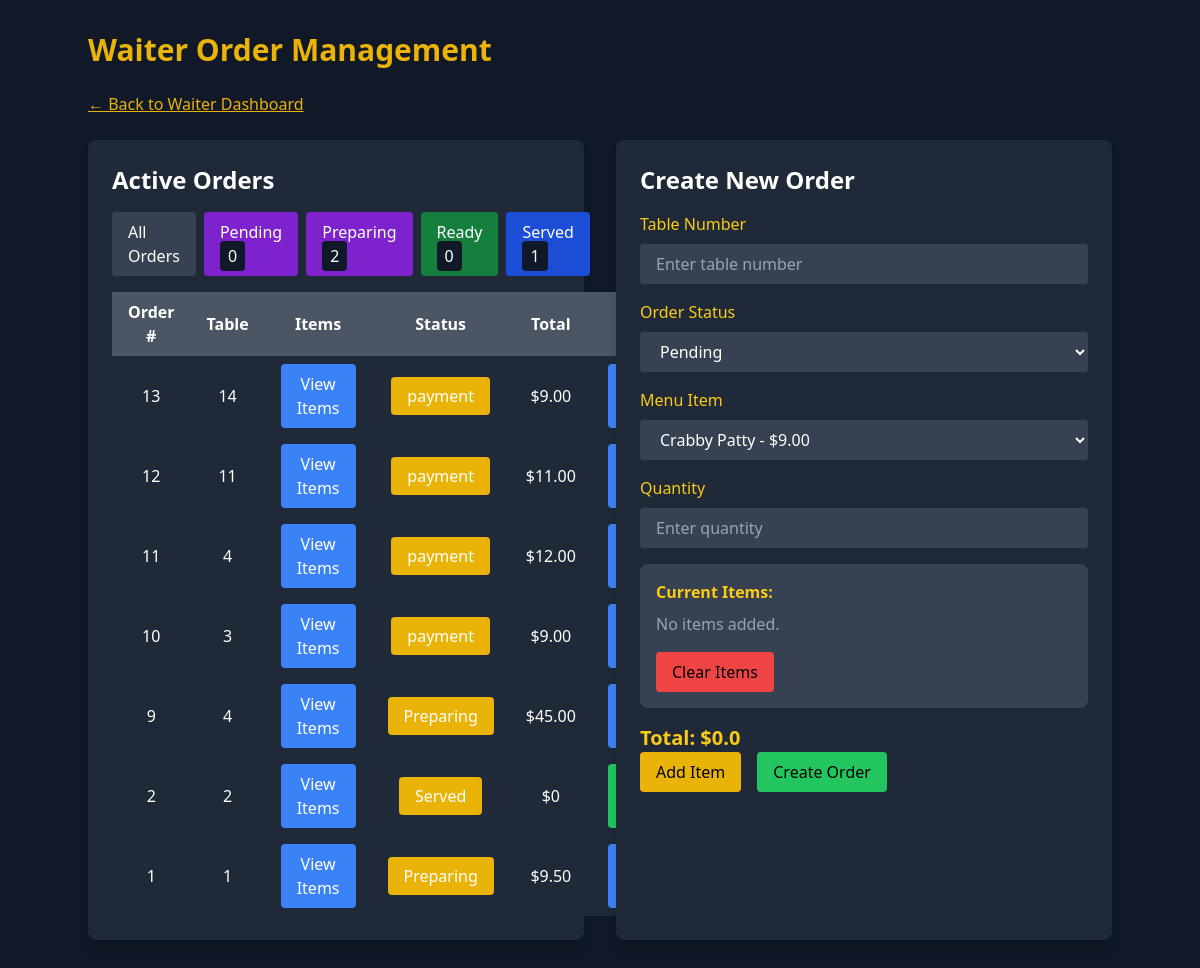
Page /order-management/order-management/ (signed in) on the earlier database version.
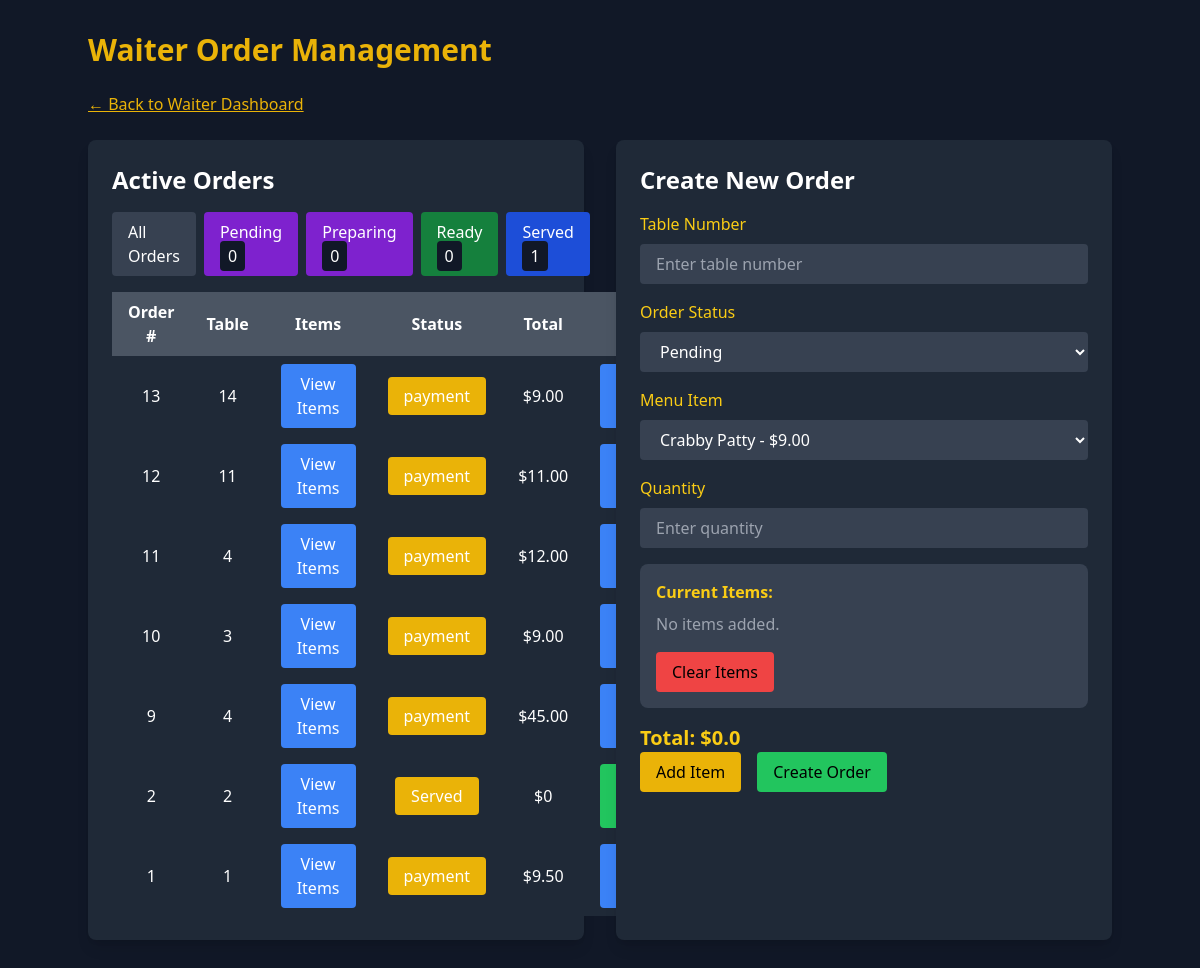
Same page on the later database version.
### order_management/models.py (models this page shows, shortened)
class Order(models.Model):
    STATUS_CHOICES = [
        ('pending', 'Pending'),
        ('preparing', 'Preparing'),
        ('ready', 'Ready'),
        ('served', 'Served'),
        ('completed', 'Completed'),
    ]
    PAYMENT_STATUS_CHOICES = [
        ('unpaid', 'Unpaid'),
        ('paid', 'Paid'),
    ]
    table_number = models.IntegerField()
    waiter = models.ForeignKey(User, on_delete=models.SET_NULL, null=True, related_name='orders')
    status = models.CharField(max_length=20, choices=STATUS_CHOICES, default='pending')
    payment_status = models.CharField(max_length=20, choices=PAYMENT_STATUS_CHOICES, default='unpaid')
    created_at = models.DateTimeField(auto_now_add=True)
    def total_amount(self):
        return sum(item.menu_item.price * item.quantity for item in self.items.all())
    class Meta:
        ordering = ['-created_at']

class OrderItem(models.Model):
    order = models.ForeignKey(Order, on_delete=models.CASCADE, related_name='items')
    menu_item = models.ForeignKey(MenuItem, on_delete=models.CASCADE)
    quantity = models.IntegerField(default=1)
    notes = models.TextField(blank=True, null=True)

### core/models.py (models this page shows, shortened)
class MenuItem(models.Model):
    name = models.CharField(max_length=100)
    description = models.TextField()
    price = models.DecimalField(max_digits=6, decimal_places=2)
    category = models.CharField(max_length=50)
    image = models.ImageField(upload_to='menu_images/', blank=True, null=True)
    ingredients = models.TextField(blank=True, null=True)
    available = models.BooleanField(default=True)

### order_management/views.py (the view, shortened to what this page needs)
# urls.py: path('order-management/', include('order_management.urls')),  # Link to order management app
@login_required
@user_passes_test(is_waiter_or_manager)  # Restrict access to waiters and managers
def order_management(request):
    status_filter = request.GET.get("status", "all")
    orders = Order.objects.all()
    if status_filter == "pending":
        orders = orders.filter(status="pending")
    elif status_filter == "preparing":
        orders = orders.filter(status="preparing")
    elif status_filter == "ready":
        orders = orders.filter(status="ready")
    elif status_filter == "served":
        orders = orders.filter(status="served")
    pending_orders = Order.objects.filter(status="pending")
    preparing_orders = Order.objects.filter(status="preparing")
    ready_orders = Order.objects.filter(status="ready")
    served_orders = Order.objects.filter(status="served")
    menu_items = MenuItem.objects.all()
    order_form = OrderForm(initial={'table_number': request.session.get("table_number", "")})  # Retain table number
    order_item_form = OrderItemForm()
    total_price = float(request.session.get("total_price", 0))
    order_items = request.session.get("order_items", [])
    return render(request, "order_management/order_management.html", {
        "orders": orders,
        "menu_items": menu_items,
        "order_form": order_form,
        "order_item_form": order_item_form,
        "order_items": order_items,
        "total_price": total_price,
        "pending_orders": pending_orders,
        "preparing_orders": preparing_orders,
        "ready_orders": ready_orders,
        "served_orders": served_orders,
        "order_status_choices": Order.STATUS_CHOICES,
    })

### order_management/forms.py
class OrderForm(forms.ModelForm):
    class Meta:
        model = Order
        fields = ['table_number', 'status']
    table_number = forms.IntegerField(
        widget=forms.NumberInput(attrs={
            'class': 'w-full px-4 py-2 bg-gray-700 rounded focus:outline-none focus:ring focus:border-yellow-500',
            'placeholder': 'Enter table number',
        })
    )
    status = forms.ChoiceField(
        choices=Order.STATUS_CHOICES,
        widget=forms.Select(attrs={
            'class': 'w-full px-4 py-2 bg-gray-700 rounded focus:outline-none focus:ring focus:border-yellow-500',
        })
    )

### order_management/views.py (called while the page is built)
def is_waiter_or_manager(user):
    return user.is_authenticated and hasattr(user, 'userprofile') and user.userprofile.role in ["Waiter", "Manager"]

### order_management/templates/order_management/order_management.html (shortened to what the changed rows need)
<!DOCTYPE html>
<html lang="en">
<head>
    <script src="https://cdn.tailwindcss.com"></script>
</head>
<body class="bg-gray-900 text-white font-sans p-8">
    <div class="container mx-auto">
        <h1 class="text-3xl font-bold mb-6 text-yellow-500">Waiter Order Management</h1>
        <div class="grid grid-cols-1 md:grid-cols-2 gap-8">
            <div class="bg-gray-800 p-6 rounded-lg shadow-lg">
                <h2 class="text-2xl font-semibold mb-4">Active Orders</h2>
                <div class="flex space-x-2 mb-4">
                    <a href="?status=preparing" class="bg-purple-700 px-4 py-2 rounded hover:bg-purple-600">
                        Preparing <span class="bg-gray-900 px-2 py-1 rounded">{{ preparing_orders.count }}</span>
                    </a>
                </div>
                <table class="w-full bg-gray-700 rounded-lg">
                    <thead>
                        <tr class="bg-gray-600">
                            <th class="px-4 py-2">Order #</th>
                            <th class="px-4 py-2">Table</th>
                            <th class="px-4 py-2">Items</th>
                            <th class="px-4 py-2">Status</th>
                            <th class="px-4 py-2">Total</th>
                            <th class="px-4 py-2">Actions</th>
                        </tr>
                    </thead>
                    <tbody>
                        {% for order in orders %}
                        <tr class="bg-gray-800">
                            <td class="px-4 py-2 text-center">{{ order.id }}</td>
                            <td class="px-4 py-2 text-center">{{ order.table_number }}</td>
                            <td class="px-4 py-2 text-center">
                                <button onclick="viewOrderItems('{{ order.id }}')" class="bg-blue-500 px-4 py-2 rounded hover:bg-blue-600">
                                    View Items
                                </button>
                            </td>
                            <td class="px-4 py-2 text-center">
                                <span class="bg-yellow-500 px-4 py-2 rounded">{{ order.get_status_display }}</span>
                            </td>
                            <td class="px-4 py-2 text-center">${{ order.total_amount }}</td>
                            <td class="px-4 py-2 text-center">
                                {% if order.status == "served" %}
                                <button
                                    data-order-id="{{ order.id }}"
                                    data-action="payment"
                                    onclick="updateOrderStatus('{{ order.id }}', 'payment')"
                                    class="bg-green-500 px-4 py-2 rounded hover:bg-green-600">
                                    Take Payment
                                </button>
                                {% else %}
                                <button
                                    data-order-id="{{ order.id }}"
                                    data-action="served"
                                    onclick="updateOrderStatus('{{ order.id }}', 'served')"
                                    class="bg-blue-500 px-4 py-2 rounded hover:bg-blue-600">
                                </button>
                                {% endif %}
                            </td>
                        </tr>
                        {% empty %}
                        <tr>
                            <td colspan="6" class="text-center">No active orders</td>
                        </tr>
                        {% endfor %}
                    </tbody>
                </table>
            </div>
            <div class="bg-gray-800 p-6 rounded-lg shadow-lg">
                <h2 class="text-2xl font-semibold mb-4">Create New Order</h2>
            </div>
        </div>
    </div>
</body>
</html>

Differences in the rows shown:
changed Order id 9: status "Preparing" → "payment"
changed Order id 1: status "Preparing" → "payment"
Other differences:
{{ preparing_orders.count }}: "2" → "0"
